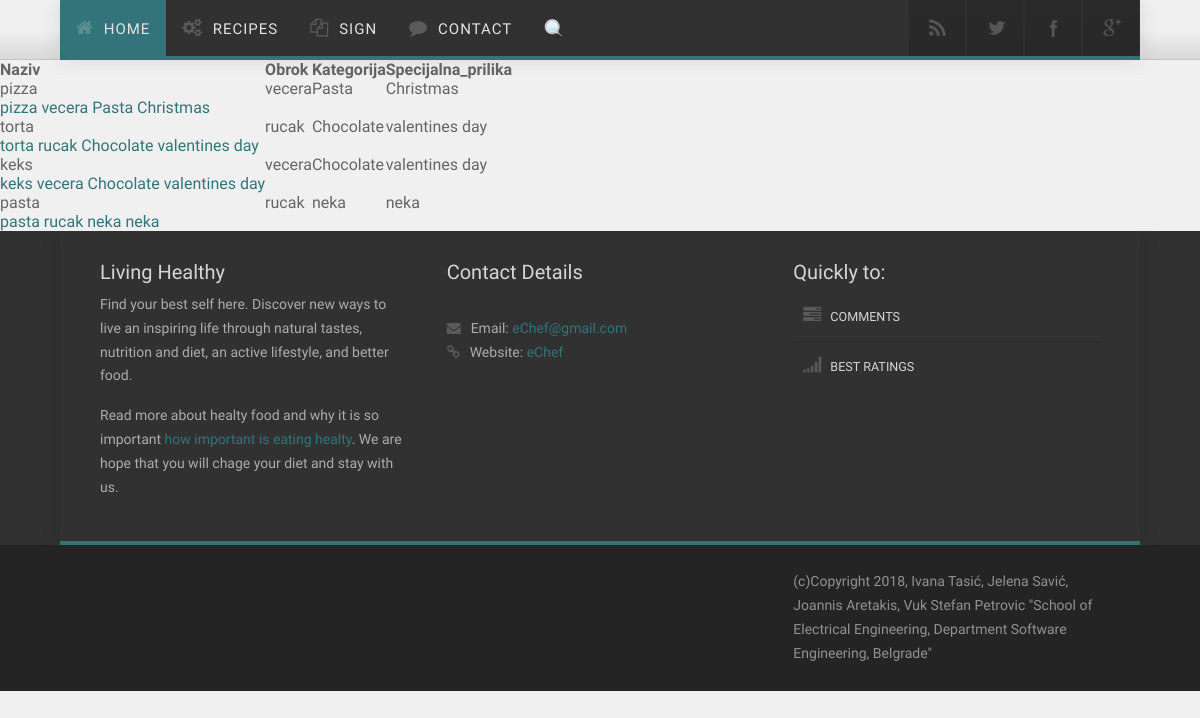
The app's page /eChef/index.php/gost/pretraga with its own data.
### tables this page shows
CREATE TABLE IF NOT EXISTS `recepti` (
  `idR` int(11) NOT NULL AUTO_INCREMENT,
  `naziv` varchar(20) NOT NULL,
  `sadrzaj` text NOT NULL,
  `obrok` varchar(20) NOT NULL,
  `kategorija` varchar(20) NOT NULL,
  `spec_prilika` varchar(20) DEFAULT NULL,
  `slika` varchar(30) DEFAULT NULL,
  PRIMARY KEY (`idR`)
);

### eChef/application/controllers/Gost.php (called while the page is built, shortened)
<?php
class Gost extends CI_Controller {
    public function __construct() {
        $this->load->model("Jelo");
        $this->load->model("Korisnik");
    }
    private function prikazi($glavniDeo, $data) {
        $data['controller'] = 'Gost';
        $this->load->view("sablon/gost_header.php", $data);
        $this->load->view($glavniDeo, $data);
        $this->load->view("sablon/footer.php");
    }
    public function pretraga() {
        $search = $this->input->get('searchBox');
        $data = [];
        $data['jela'] = $this->Jelo->dohvatiJeloIme($search);
        $this->prikazi("rezultatipretrage.php", $data);
    }
}

### eChef/index.php (called while the page is built, shortened)
<?php
require_once BASEPATH.'core/CodeIgniter.php';

### eChef/application/models/Jelo.php (called while the page is built, shortened)
<?php
class Jelo extends CI_Model {
    public function dohvatiJeloIme($ime) {
        $this->db->like("naziv", $ime);
        $this->db->from("recepti");
        $this->db->select("idR,naziv,obrok,kategorija,spec_prilika");
        $query = $this->db->get();
        return $query->result();
    }
}

### eChef/application/views/rezultatipretrage.php (the view, shortened to what this page needs)
<html>
<head>
</head>
<body>
<table>
    <tr><th>Naziv</th><th>Obrok</th><th>Kategorija</th><th>Specijalna_prilika</th></tr>
<?php
foreach ($jela as $jelo) {
    echo "<tr><td>".$jelo->naziv."</td><td>".$jelo->obrok. "</td><td>".$jelo->kategorija."</td><td>".$jelo->spec_prilika."</td></tr>";
    echo "<td><a href=".site_url("$controller/prikaziJelo/".$jelo->idR)."\">$jelo->naziv  $jelo->obrok  $jelo->kategorija  $jelo->spec_prilika</a><td></tr>";
}
?>
</table>
</body>
</html>

### eChef/application/views/sablon/gost_header.php (shortened to what this page needs)
<html>
    <head>
        <link rel="stylesheet" href="<?php echo base_url();?>assets/css/bootstrap.css" rel="stylesheet">
        <link rel="stylesheet" href="<?php echo base_url();?>assets/css/animate.css" rel="stylesheet">
        <link rel="stylesheet" href="<?php echo base_url();?>assets/css/font-awesome.css" rel="stylesheet">
        <link rel="stylesheet" href="<?php echo base_url();?>assets/css/nexus.css" rel="stylesheet">
        <link rel="stylesheet" href="<?php echo base_url();?>assets/css/responsive.css" rel="stylesheet">
        <link rel="stylesheet" href="<?php echo base_url();?>assets/css/custom.css" rel="stylesheet">
    </head>
    <body>
        <div id="body-bg">
            <div id="hornav" class="bottom-border-shadow">
                <div class="container no-padding border-bottom">
                    <div class="row">
                        <div class="col-md-8 no-padding">
                            <div class="visible-lg">
                                <ul id="hornavmenu" class="nav navbar-nav">
                                    <li>
                                        <a href="home.html" class="fa-home active">Home</a>
                                    </li>
                                    <li>
                                        <span class="fa-gears ">Recipes</span>
                                    </li>
                                    <li>
                                        <span class="fa-copy ">Sign</span>
                                    </li>
                                    <li>
                                        <a href="contact.html" class="fa-comment ">Contact</a>
                                    </li>
				    <li>
                                        <a href="<?php echo site_url("$controller/prikazipretraga"); ?>"><img src="<?php echo base_url();?>assets/img/search.png" alt="search" width="20" height="20"/></a>
                                    </li>
                                </ul>
                            </div>
                        </div>
                        <div class="col-md-4 no-padding">
                            <ul class="social-icons pull-right">
                                <li class="social-rss">
                                    <a href="#" target="_blank" title="RSS"></a>
                                </li>
                                <li class="social-twitter">
                                    <a href="#" target="_blank" title="Twitter"></a>
                                </li>
                                <li class="social-facebook">
                                    <a href="#" target="_blank" title="Facebook"></a>
                                </li>
                                <li class="social-googleplus">
                                    <a href="#" target="_blank" title="Google+"></a>
                                </li>
                            </ul>
                        </div>
                    </div>
                </div>
            </div>

### eChef/application/views/sablon/footer.php (shortened to what this page needs)
            <div id="base">
                <div class="container bottom-border padding-vert-30">
                    <div class="row">
                        <div class="col-md-4">
                            <h3 class="class margin-bottom-10">Living Healthy</h3>
                            <p>Find your best self here. Discover new ways to live an inspiring life through natural tastes, nutrition and diet, an active lifestyle, and better food.</p>
                            <p>Read more about healty food and why it is so important
                                <a href="http://healthyeating.sfgate.com/eating-healthy-important-7166.html" target="_blank">how important is eating healty</a>. We are hope that you will chage your diet and stay with us.</p>
                        </div>
                        <div class="col-md-4 margin-bottom-20">
                            <h3 class="margin-bottom-10">Contact Details</h3>
                            <p>
                                <br>
                                <span class="fa-envelope">Email:</span>
                                <a href="mailto:info@example.com">eChef@gmail.com</a>
                                <br>
                                <span class="fa-link">Website:</span>
                                <a href="www.eChef.com">eChef</a>
                            </p>
                        </div>
                        <div class="col-md-4 margin-bottom-20">
                            <h3 class="margin-bottom-10">Quickly to:</h3>
                            <ul class="menu">
                                <li>
                                    <a class="fa-tasks" href="#">Comments</a>
                                </li>
                                <li>
                                    <a class="fa-signal" href="#">Best ratings</a>
                                </li>
                            </ul>
                        </div>
                    </div>
                </div>
            </div>
            <div id="footer" class="background-grey">
                <div class="container">
                    <div class="row">
                        <div id="footermenu" class="col-md-8">
                            <ul class="list-unstyled list-inline">
                            </ul>
                        </div>
                        <div id="copyright" class="col-md-4">
                            <p class="pull-right">(c)Copyright 2018, Ivana Tasić, Jelena Savić, Joannis  Aretakis, Vuk Stefan Petrovic "School of Electrical Engineering, Department Software Engineering, Belgrade"</p>
                        </div>
                    </div>
                </div>
            </div>
    </body>
</html>

### records on screen
recepti: naziv "pizza", obrok "vecera", kategorija "Pasta", spec_prilika "Christmas"
recepti: naziv "torta", obrok "rucak", kategorija "Chocolate", spec_prilika "valentines day"
recepti: naziv "keks", obrok "vecera", kategorija "Chocolate", spec_prilika "valentines day"
recepti: naziv "pasta", obrok "rucak", kategorija "neka", spec_prilika "neka"
